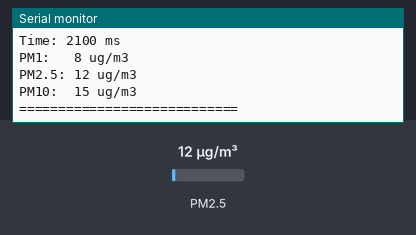
A sketch run on a simulated ESP32. Shown: the last lines printed to the serial monitor. The inputs (shaded band) are chosen by the test bench; at power-on: PM2.5 12 µg/m³.

Above: at 3.2 s.
3.3 s: PM2.5 set to 6 µg/m³
At 4.4 s:
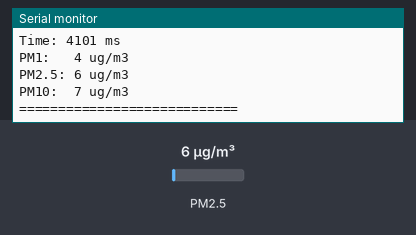
6.0 s: PM2.5 set to 75 µg/m³
At 7.1 s:
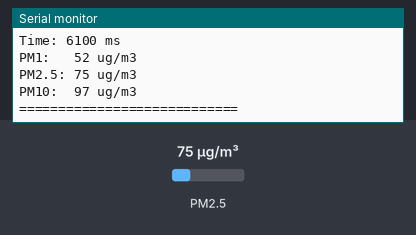
Timing chart, 0 to 9.0 s (numbered marks = the images above; inputs shaded):
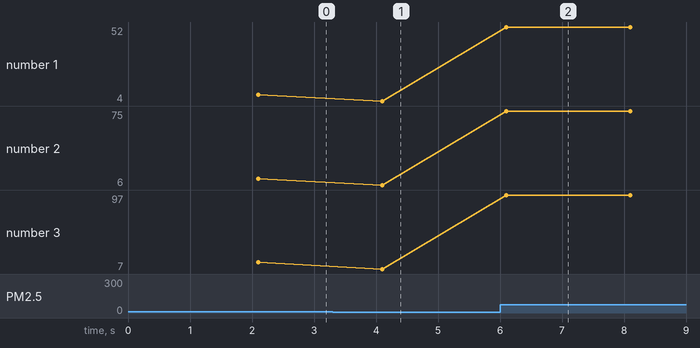

The sketch:

PMS.ino
```cpp
/* ESP32 PMS - Serial Print Only
   Reads PMS data over UART and prints values to Serial
   SD logging is temporarily disabled
*/

#include <PMS.h>
#include <HardwareSerial.h>

// ---------------- Pin Config ----------------
#define PMS_RX 14
#define PMS_TX 27
// #define SD_CS 32  // SD card temporarily disabled

HardwareSerial pmsSerial(2);
PMS pms(pmsSerial);
PMS::DATA pmsData;

// ---------------- Timing ----------------
const unsigned long PMS_INTERVAL_MS = 2000; // 0.5 Hz

// ---------------- Helpers ----------------
// SD logging temporarily disabled
/*
void logToSD(unsigned long t, int pm1, int pm25, int pm10) {
  File f = SD.open("pms_log.csv", FILE_APPEND);
  if (f) {
    f.printf("%lu,%d,%d,%d\n", t, pm1, pm25, pm10);
    f.flush();
    f.close();
  } else {
    Serial.println("Error opening log file!");
  }
}
*/

// ---------------- Setup ----------------
void setup() {
  Serial.begin(115200);
  delay(2000);

  // ---- SD card init temporarily disabled ----
  /*
  if (!SD.begin(SD_CS)) {
    Serial.println("SD card init failed!");
    while (1);
  }

  if (!SD.exists("pms_log.csv")) {
    File f = SD.open("pms_log.csv", FILE_WRITE);
    if (f) {
      f.println("Time(ms),PM1,PM2.5,PM10");
      f.flush();
      f.close();
      Serial.println("Created PMS log file with header.");
    }
  }
  */

  // ---- PMS init ----
  pmsSerial.begin(9600, SERIAL_8N1, PMS_RX, PMS_TX);
  pms.passiveMode(); // Read on request
}

// ---------------- Loop ----------------
void loop() {
  static unsigned long lastRead = 0;
  if (millis() - lastRead >= PMS_INTERVAL_MS) {
    lastRead = millis();

    if (pms.readUntil(pmsData, 1000)) {
      // Print formatted values to Serial
      Serial.println("======== PMS Reading ========");
      Serial.printf("Time: %lu ms\n", millis());
      Serial.printf("PM1:   %d ug/m3\n", pmsData.PM_AE_UG_1_0);
      Serial.printf("PM2.5: %d ug/m3\n", pmsData.PM_AE_UG_2_5);
      Serial.printf("PM10:  %d ug/m3\n", pmsData.PM_AE_UG_10_0);
      Serial.println("============================");

      // SD logging temporarily disabled
      // logToSD(millis(),
      //         pmsData.PM_AE_UG_1_0,
      //         pmsData.PM_AE_UG_2_5,
      //         pmsData.PM_AE_UG_10_0);
    } else {
      Serial.println("PMS read failed!");
    }
  }
}
```

Measured:
- after the input at 3.3 s, the serial monitor: prints a new line after 0.80 s (image 1)
- after the input at 6.0 s, the serial monitor: prints a new line after 0.10 s (image 2)
- plotted number 1: 8 → 4 after the input at 3.3 s, 4 → 52 after the input at 6.0 s
- plotted number 2: 12 → 6 after the input at 3.3 s, 6 → 75 after the input at 6.0 s
- plotted number 3: 15 → 7 after the input at 3.3 s, 7 → 97 after the input at 6.0 s
